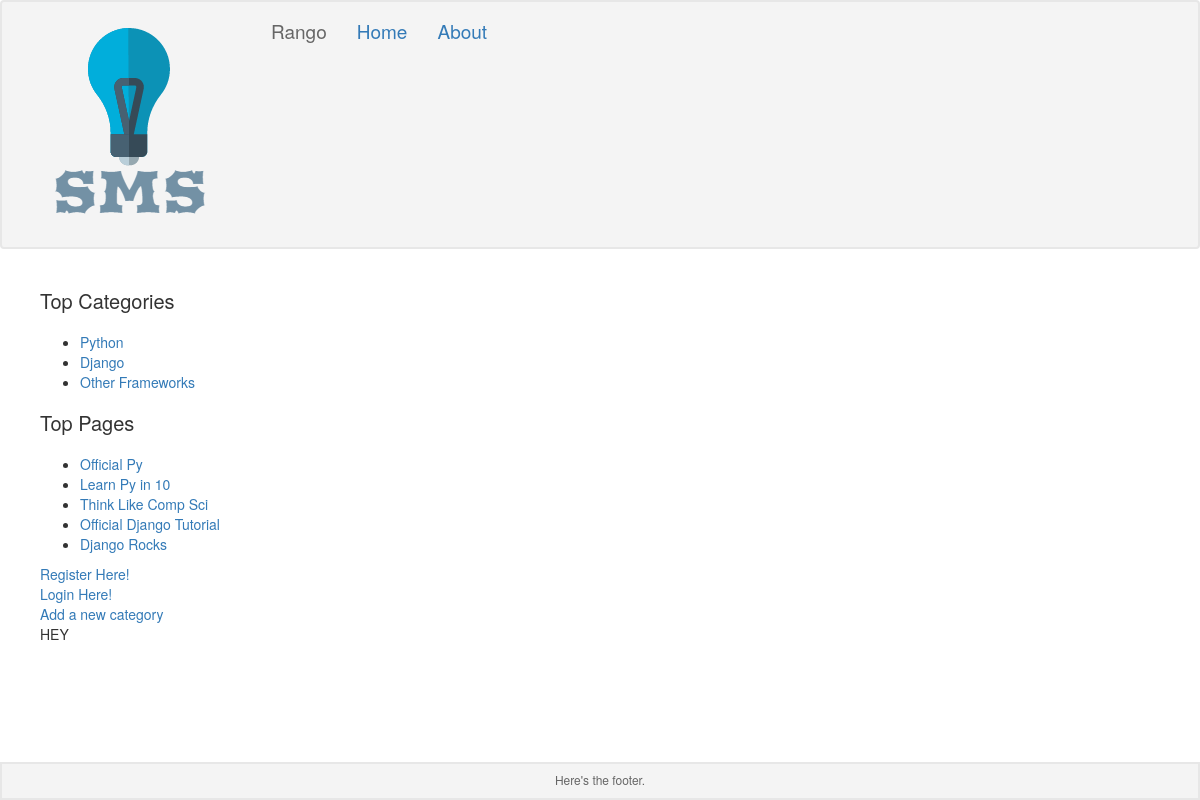
The app's page /rango/, older data.
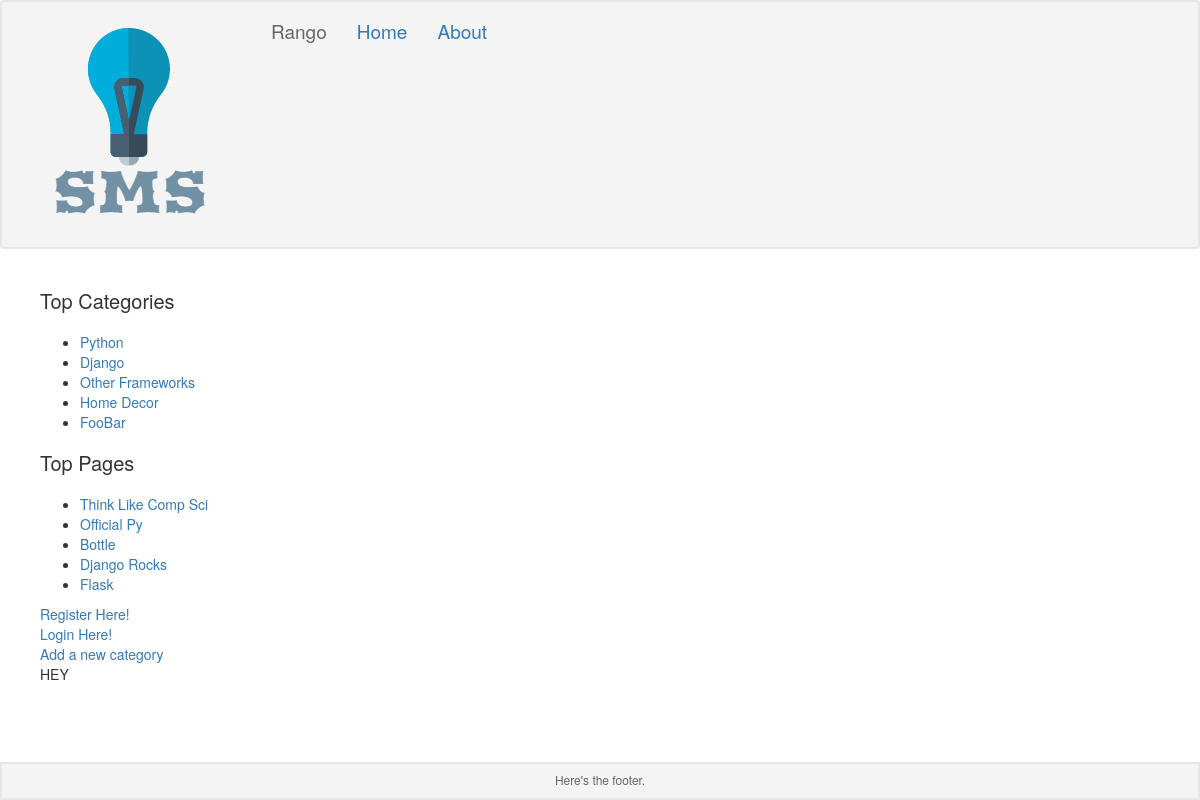
The same page, newer data.
### rango/models.py (models this page shows, shortened)
class Category(models.Model):
    name = models.CharField(max_length=128, unique=True)
    views = models.IntegerField(default=0)
    likes = models.IntegerField(default=0)
    slug = models.SlugField()
    class Meta:
        verbose_name_plural = "Categories"

class Page(models.Model):
    category = models.ForeignKey(Category)
    title = models.CharField(max_length=128)
    url = models.URLField()
    views = models.IntegerField(default=0)

### rango/views.py (the view)
def index(request):
    category_list = Category.objects.order_by('-likes')[:5]
    page_list = Page.objects.order_by('-views')[:5]
    context_dict = {'categories': category_list, 'pages': page_list}
    return render(request, 'rango/index.html', context_dict)

### rango/templates/rango/index.html (shortened to what this page needs)
{% extends "rango/base.html" %}
{% block pagename %}Rango{% endblock pagename %}
{% block content %}
<section>
  <h1>Top Categories</h1>
  {% if categories %}
    <ul>
        {% for category in categories %}
        <li><a href="/rango/category/{{ category.slug }}">{{ category.name }}</a></li>
        {% endfor %}
    </ul>
    {% else %}
        <strong>There are no categories present.</strong>
    {% endif %}
    <h1>Top Pages</h1>
    {% if pages %}
    <ul>
        {% for page in pages %}
        <li><a href="{{ page.url }}">{{ page.title }}</a></li>
        {% endfor %}
    </ul>
    {% else %}
        <strong>There are no pages present.</strong>
    {% endif %}
    {% if user.is_authenticated %}
    <a href="/rango/restricted/">Restricted Page</a><br />
    <a href="/rango/logout/">Logout</a><br />
    {% else %}
    <a href="/rango/register/">Register Here!</a><br />
    <a href="/rango/login/">Login Here!</a><br />
    {% endif %}
    <a href="/rango/add_category/">Add a new category</a><br />
<p> HEY </p>
</section>
{% endblock %}

Row changes from the older to the newer data that the page shows:
no longer on this page (row edited): Page: title "Learn Py in 10"
no longer on this page (row edited): Page: title "Official Django Tutorial"
added Category: name "Home Decor"
added Category: name "FooBar"
changed Page "Think Like Comp Sci": moves up the list
now on this page (row edited): Page: title "Bottle"
now on this page (row edited): Page: title "Flask"
